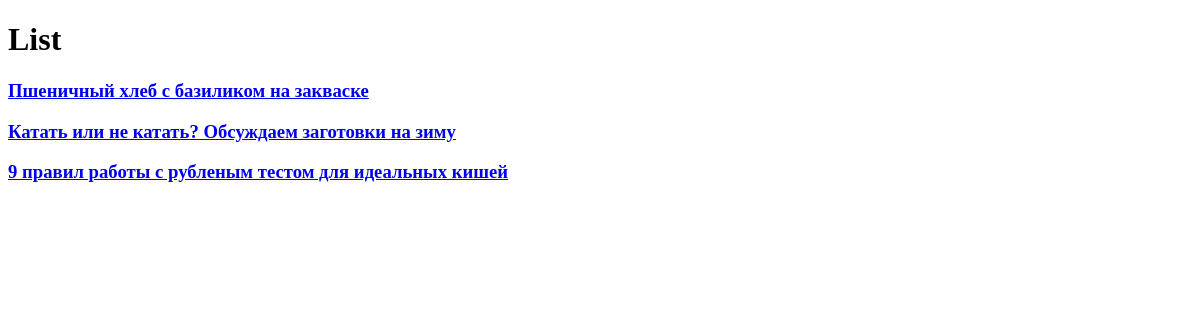
Before: / with the older database file.
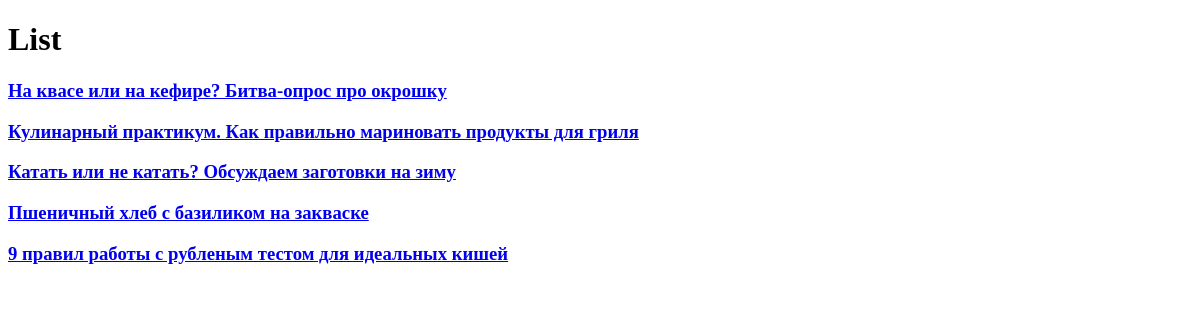
After: the same page with the newer database file.
### blog/models.py (models this page shows, shortened)
class Post(models.Model):
    title = models.CharField(verbose_name='Название статьи', max_length=100)
    text = models.TextField(
        verbose_name='Текст', max_length=10000,
        help_text='Длинна статьи не должна превышать 10000 символов')
    author = models.ForeignKey(
        User, verbose_name='Автор', on_delete=models.CASCADE,
        related_name='post')
    members = models.ManyToManyField(
        User, verbose_name='Пользователи с доступом',
        related_name='members', blank=True)
    published = models.BooleanField(verbose_name='Опубликовано', default=False)
    objects = models.Manager()  # пример!!!
    custom_manager = MyManager()
    class Meta:
        verbose_name = 'Статья'
        verbose_name_plural = 'Статьи'

### blog/views.py (the view)
# urls.py: path('', PostListView2.as_view(), name='post_list'),
class PostListView2(ListView):
    queryset = Post.custom_manager.custom_order_by('-title')

### templates/blog/post_list.html (shortened to what this page needs)
<!DOCTYPE html>
<html lang="en">
<head>
</head>
<body>
<h1>List</h1>
{% for post in post_list %}
    <a href="{% url 'post_detail' post.id %}"><h3>{{ post.title }}</h3></a>
{% endfor %}
</body>
</html>

Changed rows visible on the page:
added Post: title "На квасе или на кефире? Битва-опрос про окрошку"
added Post: title "Кулинарный практикум. Как правильно мариновать продукты для гриля"
shown differently, row unchanged: Post "Катать или не катать? Обсуждаем заготовки на зиму": moves up the list
